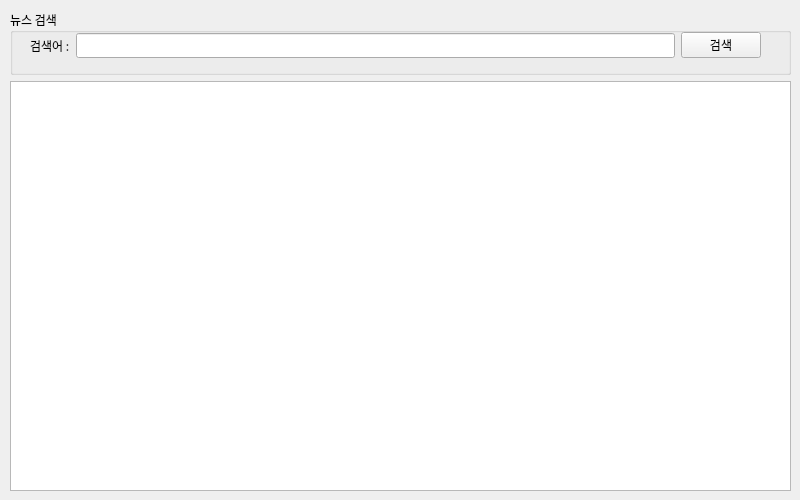
<?xml version="1.0" encoding="UTF-8"?>
<ui version="4.0">
 <class>Form</class>
 <widget class="QWidget" name="Form">
  <property name="geometry">
   <rect>
    <x>0</x>
    <y>0</y>
    <width>800</width>
    <height>500</height>
   </rect>
  </property>
  <property name="maximumSize">
   <size>
    <width>800</width>
    <height>500</height>
   </size>
  </property>
  <property name="font">
   <font>
    <family>맑은 고딕</family>
   </font>
  </property>
  <property name="windowTitle">
   <string>네이버뉴스 검색앱</string>
  </property>
  <widget class="QWidget" name="verticalLayoutWidget">
   <property name="geometry">
    <rect>
     <x>10</x>
     <y>10</y>
     <width>781</width>
     <height>481</height>
    </rect>
   </property>
   <layout class="QVBoxLayout" name="verticalLayout">
    <item>
     <widget class="QGroupBox" name="groupBox">
      <property name="sizePolicy">
       <sizepolicy hsizetype="Preferred" vsizetype="Minimum">
        <horstretch>0</horstretch>
        <verstretch>0</verstretch>
       </sizepolicy>
      </property>
      <property name="minimumSize">
       <size>
        <width>0</width>
        <height>65</height>
       </size>
      </property>
      <property name="title">
       <string>뉴스 검색</string>
      </property>
      <widget class="QWidget" name="horizontalLayoutWidget">
       <property name="geometry">
        <rect>
         <x>20</x>
         <y>20</y>
         <width>731</width>
         <height>31</height>
        </rect>
       </property>
       <layout class="QHBoxLayout" name="horizontalLayout">
        <item>
         <widget class="QLabel" name="label">
          <property name="text">
           <string>검색어 :</string>
          </property>
         </widget>
        </item>
        <item>
         <widget class="QLineEdit" name="txtSearchWord">
          <property name="layoutDirection">
           <enum>Qt::RightToLeft</enum>
          </property>
         </widget>
        </item>
        <item>
         <widget class="QPushButton" name="btnSearch">
          <property name="layoutDirection">
           <enum>Qt::LeftToRight</enum>
          </property>
          <property name="text">
           <string>검색</string>
          </property>
         </widget>
        </item>
       </layout>
      </widget>
     </widget>
    </item>
    <item>
     <widget class="QTableWidget" name="tblSearchResult"/>
    </item>
   </layout>
  </widget>
 </widget>
 <resources/>
 <connections/>
</ui>
